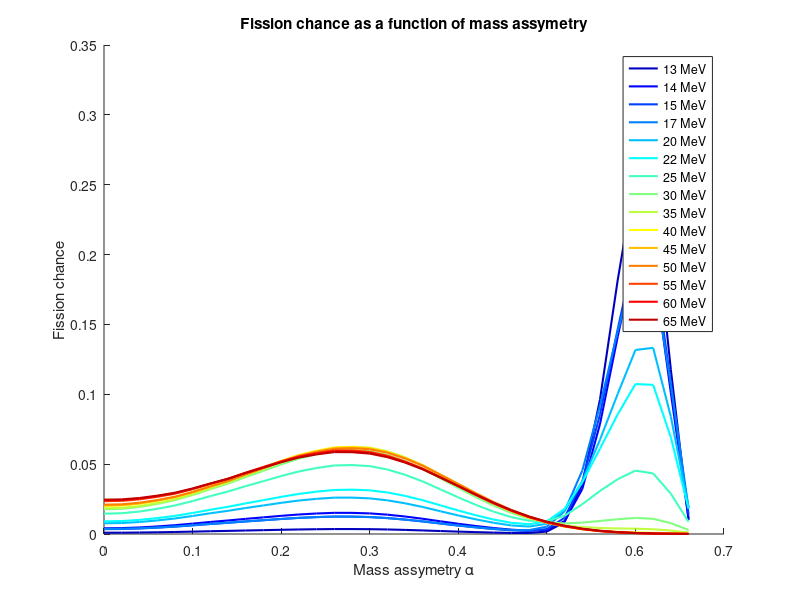

Write the MATLAB code that produced this figure.
clear
close all
MIN_MM = 0;
MAX_MM = 33;
M = MIN_MM : MAX_MM;
alpha = M * 0.02;
Eexc = [13, 14 , 15, 17, 20, 22, 25, 30 ,35 ,40 ,45, 50, 55, 60, 65];
p(1,:) = [   4.5701208127974603E-004   9.4789333032029033E-004   1.0581204728257016E-003   1.2294422119226546E-003   1.4420218050570529E-003   1.7039522064133542E-003   1.9835109554594567E-003   2.2324187609587022E-003   2.5070594335324411E-003   2.7580450655725628E-003   3.0161413633713252E-003   3.2478688956382919E-003   3.4217660277949809E-003   3.5387997885902834E-003   3.5393413017813678E-003   3.4535937783346736E-003   3.2426050301227068E-003   2.9321963333852545E-003   2.5509394603300886E-003   2.1253076134427982E-003   1.7145852132666446E-003   1.3379484928737889E-003   1.0106138312285632E-003   7.6444881828405980E-004   7.3129581248487514E-004   1.7474291578853775E-003   8.4871625250167310E-003   3.5571980531058638E-002   9.6363883437842801E-002  0.18187470823790827       0.25699401582545711       0.23838844526358502       0.11763704155490165        9.9884053821128697E-003
  ];
p(2,:) = [   2.0387289072458822E-003   4.2200582917550538E-003   4.6883122880560704E-003   5.4171323628168459E-003   6.3204410877264966E-003   7.4380167574040609E-003   8.6322342118382751E-003   9.6929251321856355E-003   1.0866090152952534E-002   1.1930350696664760E-002   1.3018689849663230E-002   1.3987225564152815E-002   1.4702053450947921E-002   1.5176407758184079E-002   1.5154359619415797E-002   1.4772651476312940E-002   1.3862980867282096E-002   1.2534913958490651E-002   1.0908813702889469E-002   9.0903575661907300E-003   7.3321592481112984E-003   5.7097646516711476E-003   4.2767890733690856E-003   3.1036711136470975E-003   2.3689317121247978E-003   2.9939919186876907E-003   9.2692637254291384E-003   3.2230032904792129E-002   7.8894374102153775E-002  0.14149768060143345       0.20107214089616610       0.19458618400733535       0.10126862220967299        1.0943650133222540E-002
  ];
p(3,:) = [   1.7318334349116365E-003   3.5784831929082704E-003   3.9589203183846393E-003   4.5522215077776389E-003   5.2871880944035683E-003   6.2008501615406497E-003   7.1792738862841805E-003   8.0480130803383173E-003   9.0122784337216665E-003   9.8829403062338384E-003   1.0769973903569095E-002   1.1554628031231641E-002   1.2127079135722429E-002   1.2504860935383787E-002   1.2476117126371644E-002   1.2158263421838383E-002   1.1410972145509323E-002   1.0323546269465687E-002   8.9930950188785129E-003   7.5023516379473755E-003   6.0602149867998696E-003   4.7297233778093150E-003   3.5641104781534124E-003   2.6444898413628807E-003   2.2201247010822820E-003   3.5299165908097771E-003   1.1638427682198331E-002   3.7580074948451947E-002   8.5773406036107169E-002  0.14684963728434597       0.20447218740206774       0.19968353749068232       0.10793523133129834        1.4066027806446581E-002
  ];
p(4,:) = [   1.8068702334875675E-003   3.7222619816093213E-003   4.0885692091445370E-003   4.6624154183438930E-003   5.3733277053096863E-003   6.2662353533886840E-003   7.2280951197113896E-003   8.0844720238335294E-003   9.0434926128572461E-003   9.9060676265323392E-003   1.0781489744343448E-002   1.1551588696066142E-002   1.2106880986647433E-002   1.2475779977831293E-002   1.2443311937723939E-002   1.2133886925770589E-002   1.1403752280503332E-002   1.0338566097128746E-002   9.0313522949103334E-003   7.5581510586973256E-003   6.1299008950494362E-003   4.8147551009791439E-003   3.6855661630787401E-003   2.8705751233931418E-003   2.7905428303105981E-003   5.2662270941575317E-003   1.6295008554192650E-002   4.5501733829903621E-002   9.2221667085171780E-002  0.14533671556551231       0.19242825360177618       0.18740763261275420       0.10707006819785725        1.8174786062015977E-002
  ];
p(5,:) = [   3.8502752464608342E-003   7.9057213118649879E-003   8.6179231672466623E-003   9.7436319340237620E-003   1.1144394927137702E-002   1.2935495699172747E-002   1.4892734170518944E-002   1.6663500589027852E-002   1.8682335868222412E-002   2.0516908315719857E-002   2.2387708072333343E-002   2.4049861843304161E-002   2.5266814611656408E-002   2.6121263889589252E-002   2.6144425947800694E-002   2.5607074153552858E-002   2.4188518251206517E-002   2.2053836128239517E-002   1.9386617975015272E-002   1.6324026208263415E-002   1.3317587928913304E-002   1.0507190137938592E-002   8.0521052831372484E-003   6.1644999869697719E-003   5.3497365627742394E-003   7.3509007699229167E-003   1.6631365093358556E-002   3.7926880375948102E-002   6.7784435905032192E-002  0.10067920993320856       0.13222588523959100       0.13375604864612053        8.4319591196575561E-002   1.9451494630162498E-002
  ];
p(6,:) = [   4.5415145054188812E-003   9.3121111386042007E-003   1.0120818130620862E-002   1.1408588307590542E-002   1.3021232661088716E-002   1.5110823920858725E-002   1.7425714956777860E-002   1.9561383259405096E-002   2.2033048197847890E-002   2.4321229117234576E-002   2.6680888251784728E-002   2.8819749835850162E-002   3.0441568029420531E-002   3.1655370171621226E-002   3.1869236165630949E-002   3.1407748728820739E-002   2.9859293141838546E-002   2.7405802438516615E-002   2.4256446586468076E-002   2.0565862659928477E-002   1.6896808147640347E-002   1.3430454081675949E-002   1.0385758458904980E-002   8.0437095730205976E-003   6.9976458576035934E-003   9.0425558774574633E-003   1.8116433748798014E-002   3.7133544852041518E-002   6.1397907136505198E-002   8.6021135274774396E-002  0.10782686841284311       0.10722806572873145        6.9507104239704756E-002   1.8153578404977624E-002
  ];
p(7,:) = [   7.3217948806175897E-003   1.4976603111074859E-002   1.6183328658912026E-002   1.8118649741478150E-002   2.0549271325595111E-002   2.3741123336542436E-002   2.7310026920083521E-002   3.0630318867708527E-002   3.4508068336900143E-002   3.8100636100714402E-002   4.1785800990837840E-002   4.5105696194091716E-002   4.7583175879332501E-002   4.9423045880278203E-002   4.9693783676729664E-002   4.8936198630560708E-002   4.6510317419011606E-002   4.2702214478513530E-002   3.7832975973679205E-002   3.2110940045063145E-002   2.6408395052874230E-002   2.0965375506065351E-002   1.6103458540195337E-002   1.2148885866132745E-002   9.5384653045838732E-003   9.2983304134169973E-003   1.3145895366026859E-002   2.1466299293735308E-002   3.1050388789799214E-002   3.9510166523277150E-002   4.5711674313205913E-002   4.3688086657275201E-002   2.9063031476048308E-002   8.7775764496534209E-003
  ];
p(8,:) = [   8.9121472703635671E-003   1.8177973166200092E-002   1.9516222095365993E-002   2.1690346132435308E-002   2.4446217467361479E-002   2.8148100725369454E-002   3.2365093603611478E-002   3.6380772550215532E-002   4.1151576293868015E-002   4.5631611401461117E-002   5.0244308207231136E-002   5.4424687778193065E-002   5.7560008983752221E-002   5.9954018806462506E-002   6.0452635106640173E-002   5.9746745194526441E-002   5.7022242926230204E-002   5.2625181722713146E-002   4.6950354977451238E-002   4.0138367800098280E-002   3.3281154649189286E-002   2.6580258234368805E-002   2.0445131196377551E-002   1.5215857554112103E-002   1.1121186640393651E-002   8.4932387050563052E-003   7.6264337333479936E-003   8.2622026328274048E-003   9.4446118574556728E-003   1.0671598646055351E-002   1.1617662825779716E-002   1.0983215982274671E-002   7.8269569913384813E-003   2.8918781418669189E-003
  ];
p(9,:) = [  9.2569018512556125E-003   1.8844232600381813E-002   2.0141220405744790E-002   2.2269880557783651E-002   2.4989037138339235E-002   2.8704661810177810E-002   3.2998442618100969E-002   3.7161583647640217E-002   4.2166244070996027E-002   4.6917431928984357E-002   5.1819206547316879E-002   5.6285456050263957E-002   5.9652756885856667E-002   6.2277947700427057E-002   6.2941956955224254E-002   6.2382601899471653E-002   5.9743666832853662E-002   5.5376232729954747E-002   4.9685305310867726E-002   4.2737830426637743E-002   3.5686130679235505E-002   2.8678718488587038E-002   2.2167429748646612E-002   1.6508986880391218E-002   1.1874683472138515E-002   8.4328116098630369E-003   6.2117174385594416E-003   4.9716094786945919E-003   4.3185798699189020E-003   4.0111106952149542E-003   3.8412742381256386E-003   3.4233568811500225E-003   2.4861969436427429E-003   1.0347956075436170E-003
 ];
p(10,:) = [   1.0127988934796087E-002   2.0558848541728410E-002   2.1813166477813756E-002   2.3883222765049238E-002   2.6521316396734183E-002   3.0174489062713156E-002   3.4407755794427834E-002   3.8496627272515495E-002   4.3439544775911561E-002   4.8086925131906724E-002   5.2835099989540779E-002   5.7097075850131677E-002   6.0200136663103351E-002   6.2554285752577876E-002   6.2954957318355556E-002   6.2186169319103916E-002   5.9415739922493792E-002   5.5005431496292487E-002   4.9367764716398387E-002   4.2512817701808710E-002   3.5578356305580504E-002   2.8650486480022230E-002   2.2179088870838505E-002   1.6509067386449472E-002   1.1772155893450563E-002   8.0699259462713967E-003   5.3758231430619799E-003   3.5162663673612197E-003   2.3022994116727339E-003   1.5636849885830560E-003   1.1370024894376341E-003   8.5359946473914118E-004   5.9087194145472351E-004   2.6200742767118230E-004
  ];
p(11,:) = [   1.0351080629320926E-002   2.0979046791181906E-002   2.2172004136159273E-002   2.4151689330680501E-002   2.6678919366178493E-002   3.0217780752685830E-002   3.4343822917852741E-002   3.8350631409309638E-002   4.3227135148644638E-002   4.7823183343307291E-002   5.2515220956195048E-002   5.6729962128777005E-002   5.9789665065128089E-002   6.2130419819564922E-002   6.2552327137252048E-002   6.1844076573882648E-002   5.9189419305048105E-002   5.4935186952464216E-002   4.9483342051205671E-002   4.2799289341607989E-002   3.6007353974526327E-002   2.9156051929305149E-002   2.2702899223018581E-002   1.7003580293085810E-002   1.2191994162564394E-002   8.3716925012742704E-003   5.5280543301132199E-003   3.5064148115120787E-003   2.1517194384399999E-003   1.3043199809274265E-003   8.0862230687522407E-004   5.2056486990664352E-004   3.3247377797197299E-004   1.5005524403314749E-004
  ];
p(12,:) = [   1.0609487956210584E-002   2.1474039367691961E-002   2.2616118300544351E-002   2.4519071688846598E-002   2.6948332051010104E-002   3.0380934324941461E-002   3.4397988383765947E-002   3.8306245284603066E-002   4.3087870003275117E-002   4.7595042054076608E-002   5.2189151440302561E-002   5.6313903282034707E-002   5.9293198095105387E-002   6.1582864661531476E-002   6.1994921604239105E-002   6.1317188020358460E-002   5.8756442809235601E-002   5.4642702679344804E-002   4.9365815048490302E-002   4.2858773139846394E-002   3.6222630534690992E-002   2.9478293294583915E-002   2.3081856619393021E-002   1.7394912520324025E-002   1.2554691616771958E-002   8.6696836525311897E-003   5.7408908899291549E-003   3.6265465249599432E-003   2.1881844671435774E-003   1.2730236924547273E-003   7.3080562252388851E-004   4.2470478443248796E-004   2.5094547259353297E-004   1.1274011220925283E-004
  ];
p(13,:) = [   1.1883952386721183E-002   2.3989877986500270E-002   2.5079650559116859E-002   2.6898944214988757E-002   2.9193377552912198E-002   3.2477979181528720E-002   3.6299452445876394E-002   3.9937814886291681E-002   4.4412736160628713E-002   4.8537092135788933E-002   5.2679897967220356E-002   5.6308932003540937E-002   5.8771592228228538E-002   6.0552606237637606E-002   6.0521694541523147E-002   5.9484592826016085E-002   5.6714439762807954E-002   5.2536750790544109E-002   4.7326313794532074E-002   4.1018158524014317E-002   3.4639352895124896E-002   2.8190953773996011E-002   2.2091564231007596E-002   1.6675617791347547E-002   1.2062638872868542E-002   8.3453805505744744E-003   5.5265638803950407E-003   3.4745584083529647E-003   2.0649656599187462E-003   1.1571591046890997E-003   6.1396948485504664E-004   3.1172128569163798E-004   1.5592009471179069E-004   6.3777780046428217E-005];
p(14,:) = [   1.2173624598438107E-002   2.4550749269543599E-002   2.5597616319836987E-002   2.7350079752753519E-002   2.9555389723479087E-002   3.2737247992392644E-002   3.6444147395369025E-002   3.9965807427085595E-002   4.4318651844737322E-002   4.8322602900859608E-002   5.2338297977000632E-002   5.5853033957798962E-002   5.8221802552662405E-002   5.9939199259606703E-002   5.9890744807117938E-002   5.8873358368698406E-002   5.6185428194831667E-002   5.2133257169990635E-002   4.7076272202360089E-002   4.0933978240491116E-002   3.4703805167133124E-002   2.8373524207879669E-002   2.2353045421550019E-002   1.6977147527867623E-002   1.2368688469161370E-002   8.6263584521977278E-003   5.7656349551659337E-003   3.6634933804390725E-003   2.2034782392621349E-003   1.2501242334683781E-003   6.7028476499708591E-004   3.4182320007869883E-004   1.7072501014145730E-004   7.0577015601483103E-005
  ];
p(15,:) = [1.2445945612163927E-002   2.5079291471048919E-002   2.6088598463573823E-002   2.7782015384514993E-002   2.9907601729144747E-002   3.2995587638726370E-002   3.6595303643362706E-002   4.0004749069314977E-002   4.4237703757555299E-002   4.8122036486024096E-002   5.2011805944584349E-002   5.5413461756545324E-002   5.7690702237120133E-002   5.9345266109735936E-002   5.9278939327566414E-002   5.8278445251101069E-002   5.5667180345196146E-002   5.1732425394803161E-002   4.6818526742344921E-002   4.0834093332738061E-002   3.4746059972022861E-002   2.8532973979498884E-002   2.2594145601787120E-002   1.7262764183632207E-002   1.2664531952035428E-002   8.9034586413904177E-003   6.0064492421387028E-003   3.8586644288886741E-003   2.3512417590881439E-003   1.3540533867141321E-003   7.3796284204512568E-004   3.8232279324825212E-004   1.9383598879426882E-004   8.1855531548191525E-005];

p(:,1) = 2*p(:,1);
rowsum = sum(p,2);
p = p./rowsum;


hold on
start = 1;
finish = length(Eexc);
numLines = finish-start + 1;
cols = jet(numLines);
for i = start:finish
    plot(alpha, p(i,:), 'Color', cols(i,:), 'LineWidth', 1.5)
end

xlabel('Mass assymetry \alpha')
ylabel('Fission chance')
title('Fission chance as a function of mass assymetry')
legendStrings = arrayfun(@(x) sprintf('%d MeV', x), Eexc, 'UniformOutput', false);
legend(legendStrings, 'Location', 'best');  % 'best' automatically places the legend
